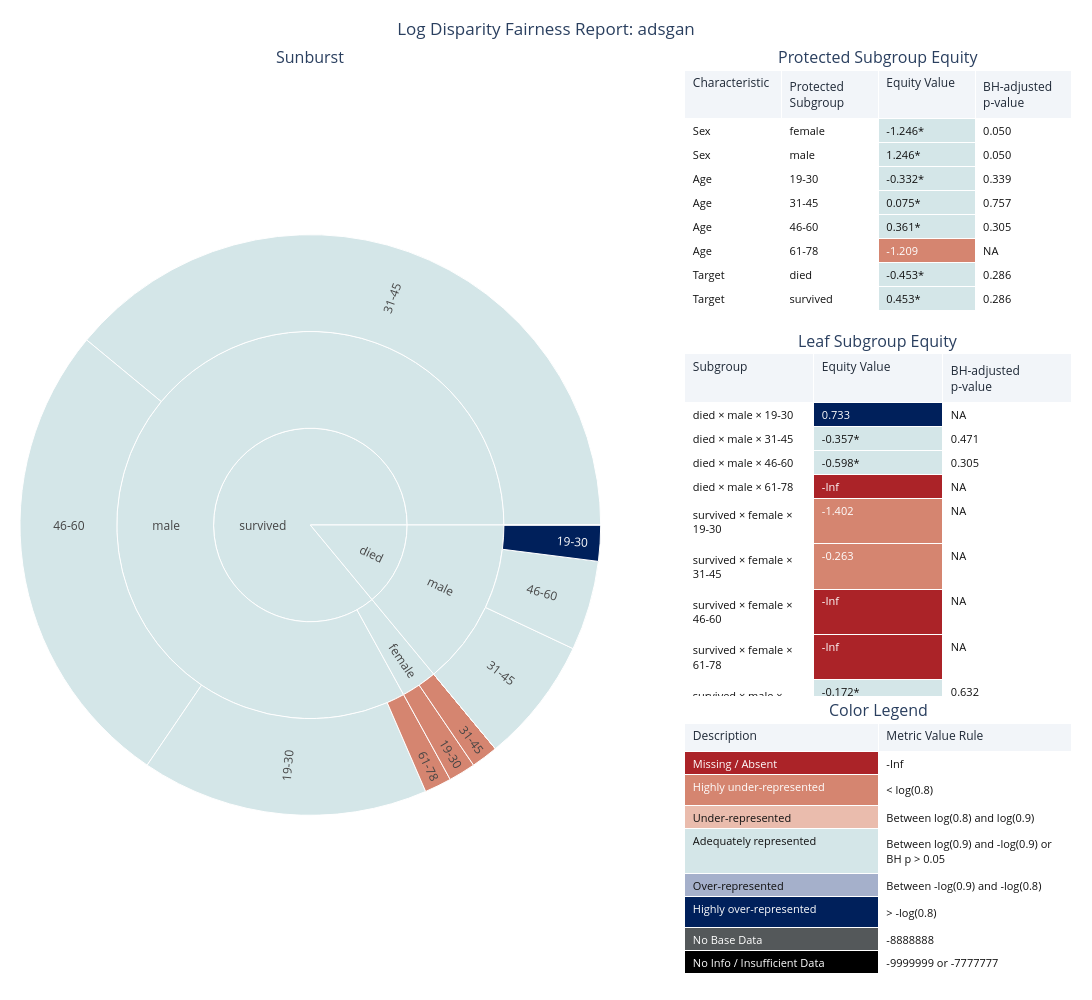
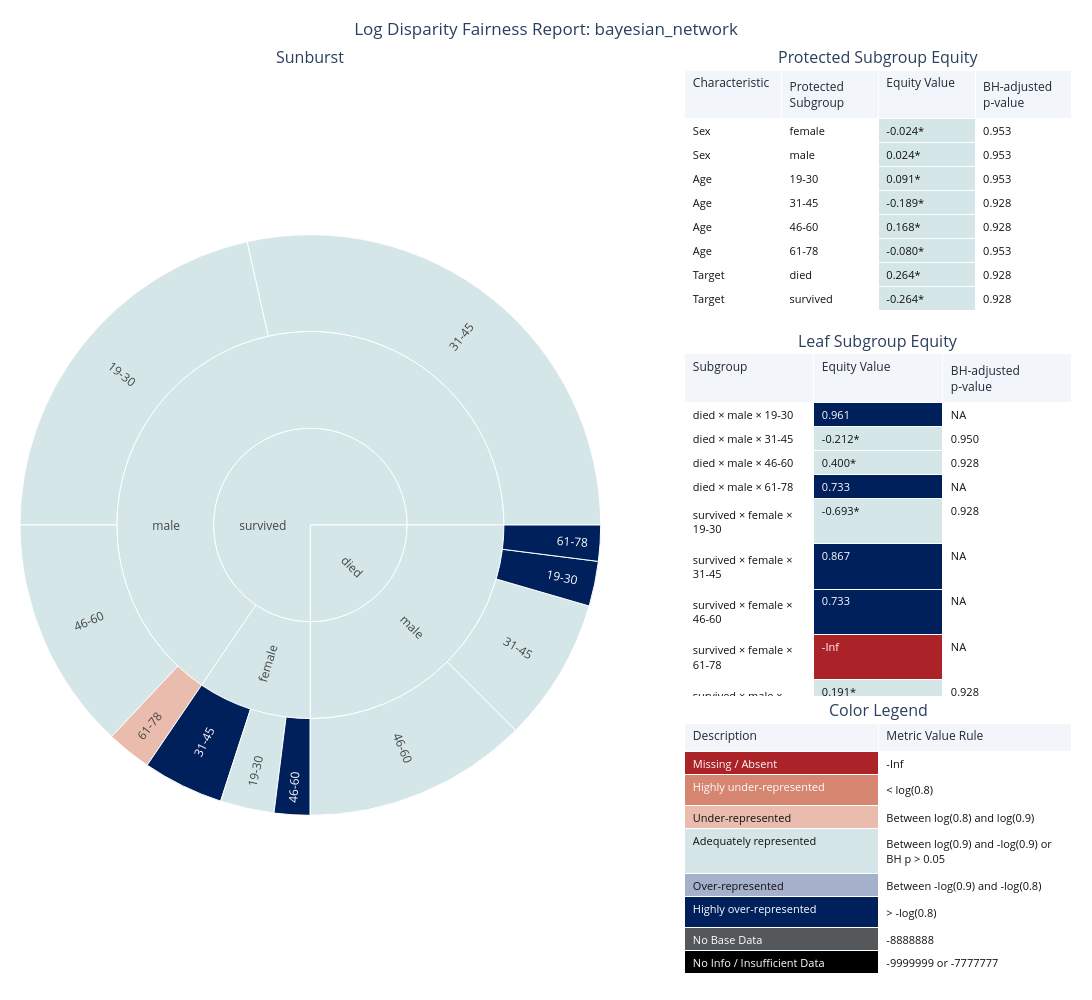
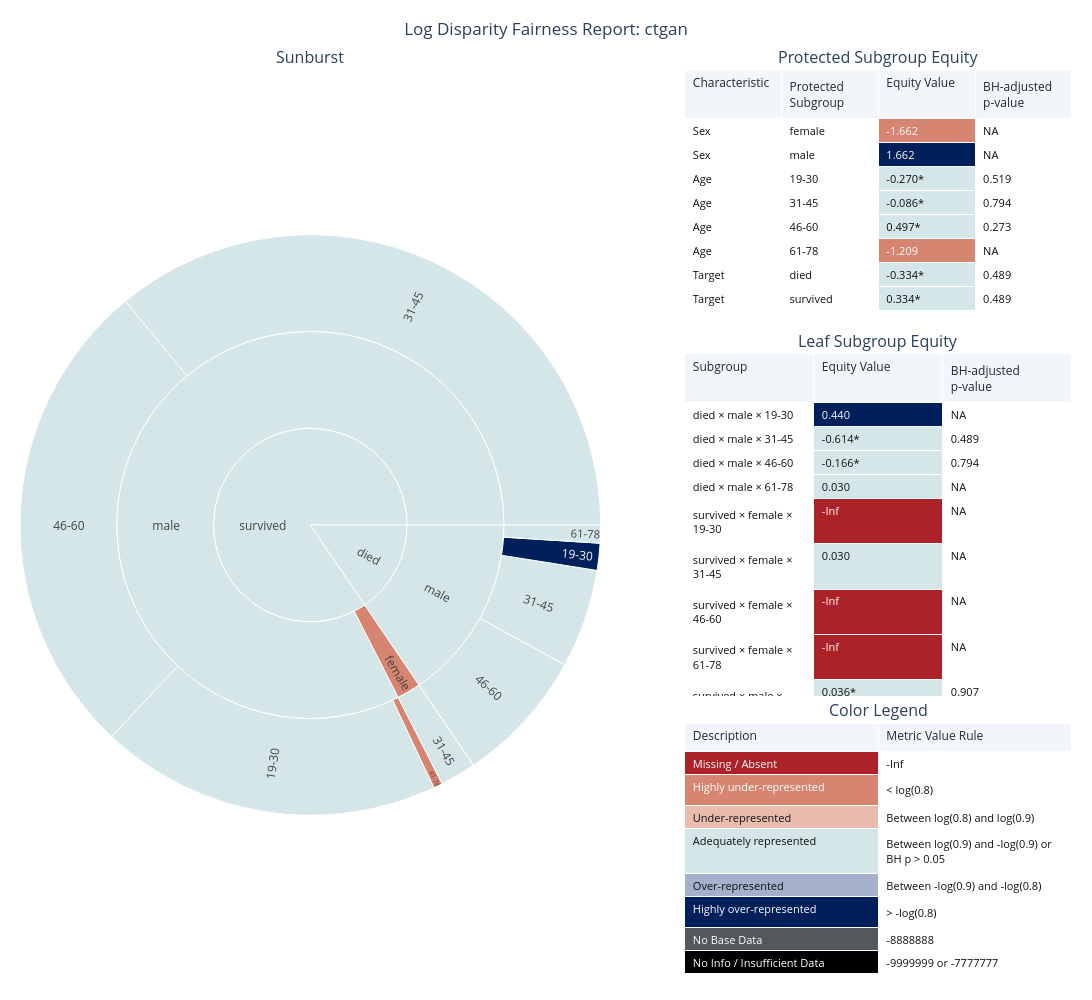
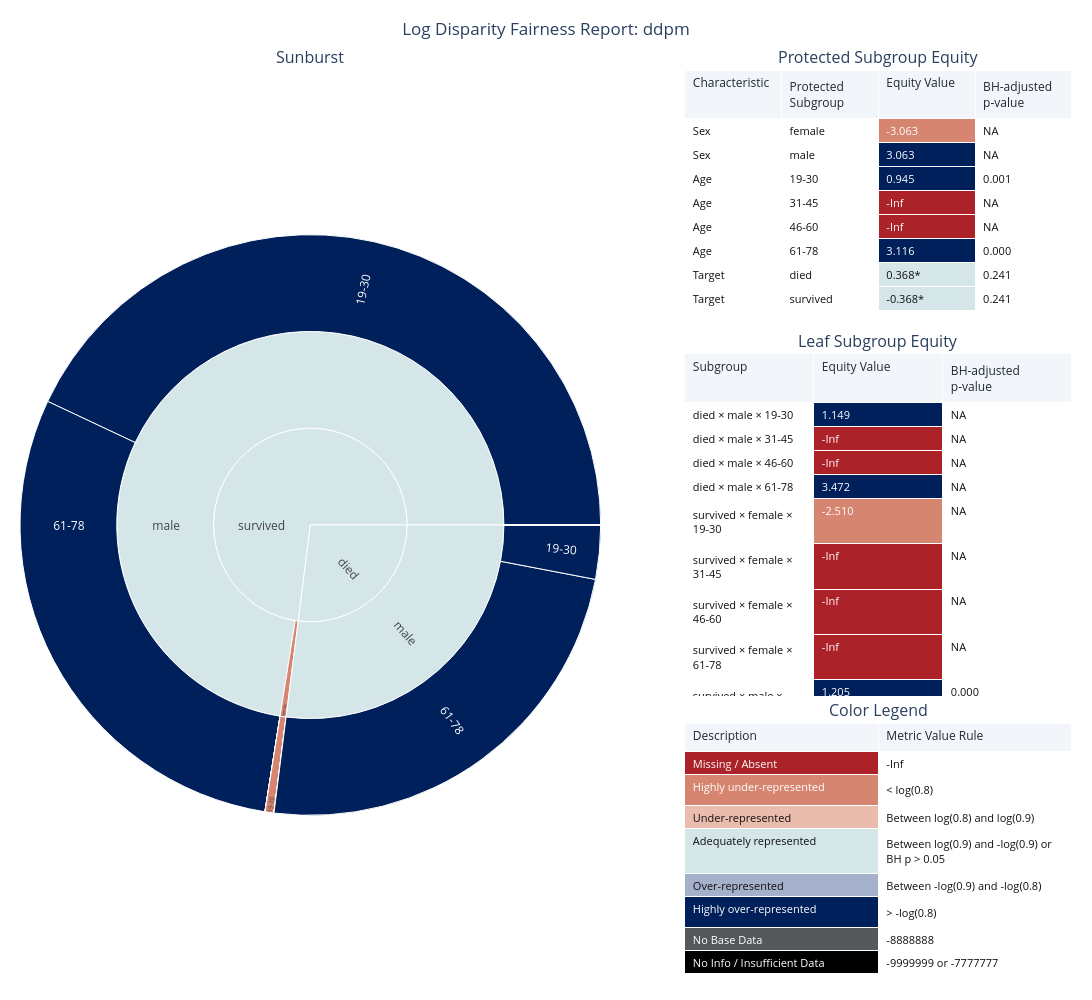

These figures' notebook cell, in order:
### Markdown cell above
## Test log disparity

### Code cell
import sys

sys.path.append("../scripts/log_disparity/")

from metric_log_disparity import (
    compute_log_disparity_report,
    summarize_multi_model_reports,
)

age_bins = [7, 18, 30, 45, 60, 78]

model_reports = {}
for model_name, syn_df in sorted(synthetic_datasets.items()):
    model_reports[model_name] = compute_log_disparity_report(
        real_data=train_df,
        synth_data=syn_df,
        target_col=target_column,
        protected_cols=["SEX", "AGE"],
        model_name=model_name,
        target_map={1: "died", 2: "survived"},
        protected_map=[{1: "male", 2: "female"}, None],
        target_bins=None,
        protected_bins=[None, age_bins],
    )

model_summary_df, model_label_counts, model_label_counts_pivot = (
    summarize_multi_model_reports(model_reports)
)

print("Model summary table (log disparity + significance):")
display(model_summary_df)

print("\nLeaf-level equity label counts per model:")
display(model_label_counts_pivot)

print(
    "\nPer-model fairness report figures (sunburst + styled subgroup table + color legend):"
)
for model_name in sorted(model_reports):
    print(f"\nModel: {model_name}")
    model_reports[model_name]["report_figure"].show()
